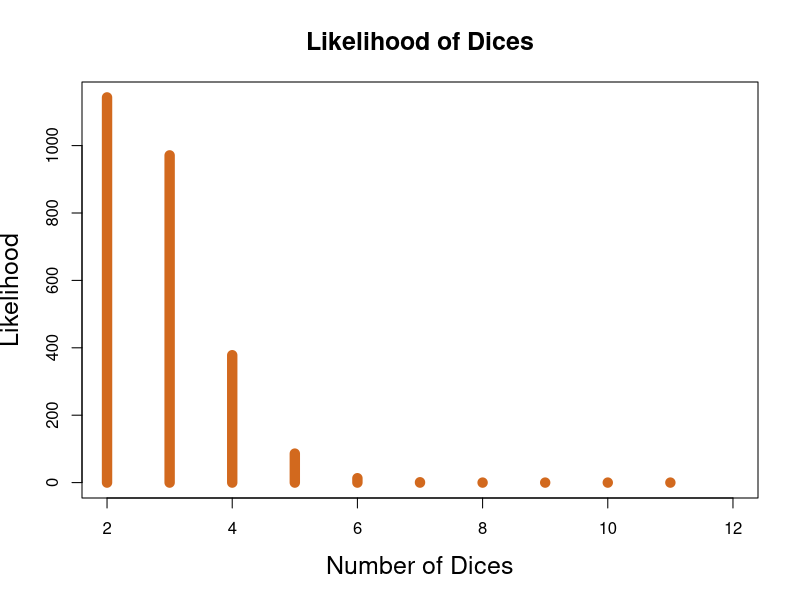

Write R code to recreate this figure.
## ---- chunk 1
knitr::opts_chunk$set(echo = TRUE)
## ---- chunk 2
result_dice <- 12 #Desired result of dices

n <- 10000 # Nr of experiments
min_dice <- ceiling(result_dice / 6) # min Nr of dice
Delta_dice <- (result_dice - min_dice)+1 #amount of dice needed/difference between max and min

menge <- rep(0,Delta_dice) #Definition of Vector "Menge" in size of possible events (Delta_dice)
for (i in min_dice:result_dice) {  #for loop from min Nr of dices to max Nr of dices
  vec <- sample(1:6, n * i, replace = TRUE) # Definitions of Vector with random Nr in range of 1 to 6 
  mat <- matrix(data = vec, nrow = n, ncol = i, byrow = FALSE) #Vector converted into matrix
  menge[i-1] <- sum(rowSums(mat) == result_dice) #calculates sum of every row in matrix, compares it to desires result
  # R starts counting with 1 
}
#returnValue(min_dice) #Test Line
#returnValue(Delta_dice) #Test Line



# Plot
x <- min_dice:result_dice
# try to think about more precise names for variables. Also, x, y, data, sum can be problematic names for variables. 
# check the length to learn about how they are different with length()
length(x) 
length(menge)

# make sure that you plot against the correct integer sequence, e.g.
RolledDice <- c(1:length(menge))
plot(RolledDice, menge, type = "h", col="chocolate", lwd=10, ## Werte für X,Y-
     xlim = c(min_dice,result_dice) ,
     main = "Likelihood of Dices", ## Diagramm-Titel
     xlab = "Number of Dices", ## X-Achsen Titel
     ylab = "Likelihood", ## Y-Achsen Titel
     cex.lab = 1.5, cex.main = 1.5)

